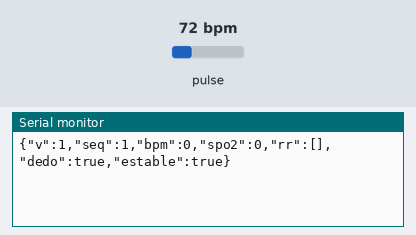
This sketch was run on a simulated ESP32. Shown: the last lines printed to the serial monitor. The test bench sets the inputs (shaded band); at power-on: pulse 72 bpm. Nothing arrives over Bluetooth unless stated.

Above: at 1.5 s.
1.6 s: pulse set to 100 bpm
At 4.5 s:
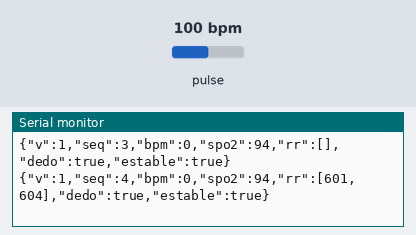
4.6 s: pulse set to 130 bpm
At 8.1 s:
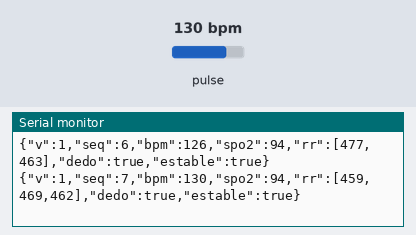
Timing chart, 0 to 9.6 s (numbered marks = the images above; inputs shaded):
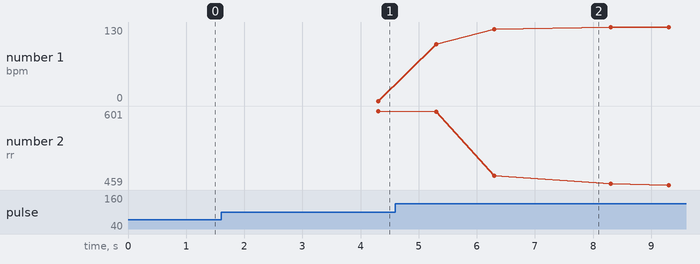

Measured:
- after the input at 1.6 s, the serial monitor: prints a new line after 2.7 s (image 1)
- after the input at 4.6 s, the serial monitor: prints a new line after 0.70 s (image 2)
- plotted number 1: 0 → 130 after the input at 4.6 s
- plotted number 2: 601 → 459 after the input at 4.6 s

The sketch:

TT_Sensor_MiRitmo_v2.ino
```cpp
/*
  Mi Ritmo · Firmware del sensor (ESP32 + MAX30102) · versión 2
  TT 2026-B085 · ESCOM-IPN

  Contrato con la app: SIN CAMBIOS (versión 1). Una línea JSON por segundo:
    {"v":1,"seq":124,"bpm":72,"spo2":97,"rr":[812,830],"dedo":true,"estable":true}

  Cambios respecto a la versión 1:
   1. Se procesan TODAS las muestras del FIFO a 100 Hz. Antes, getIR() y getRed() esperaban
      cada una una muestra nueva: se usaba una de cada dos (50 Hz) y el rojo y el IR venían
      de muestras distintas.
   2. El tiempo de cada latido sale del contador de muestras (10 ms por muestra, con la
      frecuencia real estimada), no de millis() en el momento de procesar.
   3. Detector propio: filtro pasa-banda Butterworth 0.5–5 Hz (dos biquads de orden 2),
      pico sistólico con umbral adaptativo, periodo refractario de 300 ms e interpolación
      parabólica del pico. Sustituye a checkForBeat() de SparkFun, que trunca la señal a
      16 bits, usa el cruce por cero como punto de referencia y descarta los latidos cuya
      amplitud filtrada supera 1000 cuentas.
   4. SpO2 con el cociente de cocientes R = (AC_rojo/DC_rojo) / (AC_IR/DC_IR) y la curva
      de referencia de Maxim. Antes se usaba rojo/IR crudo (solo DC), que no depende de
      la oxigenación. El valor NO está calibrado: se valida contra el oxímetro.
   5. La FC es la mediana de los últimos 5 intervalos RR; se reinicia al quitar el dedo.
   6. MODO_CRUDO = 1 manda por USB cada muestra ("n,ir,rojo") para validar el filtro fuera
      de línea con analiza_crudo.py. Las líneas JSON salen con prefijo "# ". El Bluetooth
      funciona igual en los dos modos.
   7. INVERTIR_CANALES = 1 para módulos con los LED rojo/IR intercambiados (kit 2).
      La captura cruda ya sale con los canales corregidos.
   8. CORRECCION_SPO2: corrección de un punto (−4) obtenida contra un oxímetro comercial.
*/
#include <Wire.h>
#include <MAX30105.h>
#include <math.h>
#include "BluetoothSerial.h"

#if !defined(CONFIG_BT_ENABLED) || !defined(CONFIG_BLUEDROID_ENABLED)
#error Bluetooth clásico no está habilitado. En Arduino IDE: Tools -> seleccionar una placa ESP32 con Bluetooth.
#endif

// ===================== Configuración =====================
#ifndef MODO_CRUDO
#define MODO_CRUDO 0                       // 1 = captura cruda por USB para validar el filtro
#endif
#define NOMBRE_BT  "TT_SENSOR_CLASICO 1"   // igual que en la versión 1 (en el kit 2, su nombre de siempre)

// Algunos módulos MAX30102 genéricos traen los LED rojo e infrarrojo intercambiados.
// Se detecta con la captura cruda: si el canal "rojo" tiene más pulso (AC/DC) que el "IR",
// R sale > 1 y la SpO2 cae al piso. En ese kit se pone 1. Kit 1: 0. Kit 2: 1.
#ifndef INVERTIR_CANALES
#define INVERTIR_CANALES 0
#endif
#define SDA_PIN 32
#define SCL_PIN 33

const long  UMBRAL_DEDO         = 50000;   // IR crudo mínimo para considerar que hay dedo
const long  UMBRAL_VARIACION_IR = 15000;   // salto máximo entre muestras para "estable"
const long  IR_SATURACION       = 260000;  // cerca del tope del ADC de 18 bits (262143)
const long  RR_MIN_MS = 300;
const long  RR_MAX_MS = 2000;
const float REFRACTARIO_MS  = 300.0f;      // tras un latido se ignora este tiempo
const int   CALENTAMIENTO   = 200;         // muestras (2 s) para que el filtro se asiente
const int   SPO2_PISO       = 70;          // límites de lo que se envía (indicador interno)
// Corrección de un punto contra oxímetro de pulso comercial (12/11/2026): 11 pares, 6 personas,
// 2 kits; sesgo de la curva de Maxim = +4.15 puntos (DE 1.21). Válida solo en el rango observado
// (SpO2 del oxímetro 92–96 %). No es una calibración clínica.
const float CORRECCION_SPO2 = 4.0f;
const int   SPO2_TECHO      = 100;

BluetoothSerial SerialBT;
MAX30105 particleSensor;

// ===================== Filtro =====================
// Biquad en forma directa II transpuesta. Coeficientes Butterworth de orden 2 para fs = 100 Hz
// (scipy.signal.butter(2, 0.5, 'high', fs=100) y butter(2, 5, 'low', fs=100)).
struct Biquad {
  float b0, b1, b2, a1, a2, z1, z2;
  float paso(float x) {
    float y = b0 * x + z1;
    z1 = b1 * x - a1 * y + z2;
    z2 = b2 * x - a2 * y;
    return y;
  }
};
const Biquad PASA_ALTAS = {0.9780304792f, -1.9560609584f, 0.9780304792f, -1.9555782403f, 0.9565436765f, 0, 0};
const Biquad PASA_BAJAS = {0.0200833656f,  0.0401667311f, 0.0200833656f, -1.5610180758f, 0.6413515381f, 0, 0};

struct PasaBanda {
  Biquad pa, pb;
  // Arranca en estado estable para una entrada constante x0: sin el escalón enorme de la DC.
  void reinicia(float x0) {
    pa = PASA_ALTAS; pb = PASA_BAJAS;
    pa.z1 = -pa.b0 * x0;
    pa.z2 =  pa.b2 * x0;
  }
  float paso(float x) { return pb.paso(pa.paso(x)); }
};

// ===================== Detector de latidos =====================
struct Detector {
  PasaBanda filtro;
  float  y1, y2, amp;
  double ultimoPico;
  long   n;
  float  ultimaSalida;   // señal filtrada (sin invertir), para el AC de la SpO2

  void reinicia(float x0) {
    filtro.reinicia(x0);
    y1 = y2 = 0; amp = 0; ultimoPico = -1e9; n = 0; ultimaSalida = 0;
  }
  // x: muestra IR cruda; t: instante de esta muestra (ms); dt: ms por muestra.
  // Devuelve el instante del latido (ms) o -1 si no hubo latido.
  double muestra(float x, double t, float dt) {
    float f = filtro.paso(x);
    ultimaSalida = f;
    float y = -f;                         // invertida: la sístole queda como pico hacia arriba
    double t1 = t - dt;                   // instante de la muestra anterior (candidata a pico)
    double latido = -1;
    if (n > CALENTAMIENTO && y1 > y2 && y1 >= y && y1 > 0.5f * amp && (t1 - ultimoPico) > REFRACTARIO_MS) {
      float den = y2 - 2.0f * y1 + y;
      float desp = (den != 0.0f) ? 0.5f * (y2 - y) / den : 0.0f;   // vértice de la parábola
      latido = t1 + desp * dt;
      ultimoPico = latido;
      amp = (amp == 0.0f) ? y1 : 0.8f * amp + 0.2f * y1;
    }
    if (n > CALENTAMIENTO && (t1 - ultimoPico) > 1500.0) amp *= 0.98f;  // sin latidos: baja el umbral
    if (n == CALENTAMIENTO) amp = 0;
    y2 = y1; y1 = y; n++;
    return latido;
  }
};

Detector det;
PasaBanda filtroRojo;

// ===================== Estado =====================
bool   dedoAnterior = false;
double latidoAnterior = -1;            // -1 = no hay latido previo válido
double tMuestra = 0;                   // tiempo de la muestra actual (ms), por contador
float  msPorMuestra = 10.0f;           // se corrige con la frecuencia real medida
unsigned long t0Millis = 0;
unsigned long muestrasDesdeInicio = 0;
long   irAnterior = 0;

const int MAX_RR_POR_SEGUNDO = 10;
long rrDelSegundo[MAX_RR_POR_SEGUNDO];
int  cuentaRr = 0;

const int N_MEDIANA = 5;
long rrRecientes[N_MEDIANA];
int  nRrRecientes = 0, idxRr = 0;

// acumuladores del segundo
int    muestrasTotales = 0, muestrasConDedo = 0, muestrasEstables = 0;
double sumIrDc = 0, sumRojoDc = 0, sumIrAc2 = 0, sumRojoAc2 = 0;
int    muestrasSpo2 = 0;

const int N_R = 4;                     // promedio de R de los últimos 4 segundos
float rHist[N_R];
int   nR = 0, idxR = 0;

unsigned long ultimoEnvioMs = 0;
unsigned long numeroSecuencia = 0;
unsigned long desbordes = 0;           // veces que el búfer de 4 muestras de la librería se llenó

// ===================== Utilidades =====================
int medianaRr() {
  long v[N_MEDIANA];
  for (int i = 0; i < nRrRecientes; i++) v[i] = rrRecientes[i];
  for (int i = 1; i < nRrRecientes; i++) {          // inserción: son 5 valores
    long k = v[i]; int j = i - 1;
    while (j >= 0 && v[j] > k) { v[j + 1] = v[j]; j--; }
    v[j + 1] = k;
  }
  return (int)v[nRrRecientes / 2];
}

void reiniciaTodo() {
  latidoAnterior = -1;
  nRrRecientes = 0; idxRr = 0;
  nR = 0; idxR = 0;
}

// ===================== Procesamiento de una muestra =====================
void procesaMuestra(long ir, long rojo) {
  muestrasTotales++;
  muestrasDesdeInicio++;
  tMuestra += msPorMuestra;

  bool hayDedo = (ir > UMBRAL_DEDO);
  if (hayDedo) muestrasConDedo++;

  if (hayDedo && !dedoAnterior) {        // dedo recién puesto: filtros en estado estable
    det.reinicia((float)ir);
    filtroRojo.reinicia((float)rojo);
    latidoAnterior = -1;
  }
  dedoAnterior = hayDedo;

  if (hayDedo && irAnterior > 0 && labs(ir - irAnterior) < UMBRAL_VARIACION_IR && ir < IR_SATURACION) {
    muestrasEstables++;
  }
  irAnterior = ir;

  if (!hayDedo) return;

  double latido = det.muestra((float)ir, tMuestra, msPorMuestra);
  float acRojo = filtroRojo.paso((float)rojo);

  if (det.n > CALENTAMIENTO) {           // AC y DC para la SpO2, solo con el filtro asentado
    float acIr = det.ultimaSalida;
    sumIrAc2   += (double)acIr * acIr;
    sumRojoAc2 += (double)acRojo * acRojo;
    sumIrDc    += ir;
    sumRojoDc  += rojo;
    muestrasSpo2++;
  }

  if (latido >= 0) {
    if (latidoAnterior >= 0) {
      long rr = lround(latido - latidoAnterior);
      if (rr >= RR_MIN_MS && rr <= RR_MAX_MS) {
        if (cuentaRr < MAX_RR_POR_SEGUNDO) rrDelSegundo[cuentaRr++] = rr;
        rrRecientes[idxRr] = rr;
        idxRr = (idxRr + 1) % N_MEDIANA;
        if (nRrRecientes < N_MEDIANA) nRrRecientes++;
      }
    }
    latidoAnterior = latido;
  }
}

// ===================== Envío =====================
void enviarPaquete(int bpm, int spo2, bool dedo, bool estable) {
  numeroSecuencia++;
  String rrStr = "[";
  for (int i = 0; i < cuentaRr; i++) {
    if (i > 0) rrStr += ",";
    rrStr += String(rrDelSegundo[i]);
  }
  rrStr += "]";

  String linea = "{\"v\":1";
  linea += ",\"seq\":" + String(numeroSecuencia);
  linea += ",\"bpm\":" + String(bpm);
  linea += ",\"spo2\":" + String(spo2);
  linea += ",\"rr\":" + rrStr;
  linea += ",\"dedo\":" + String(dedo ? "true" : "false");
  linea += ",\"estable\":" + String(estable ? "true" : "false");
  linea += "}";

  if (SerialBT.hasClient()) SerialBT.println(linea);
#if MODO_CRUDO
  Serial.print("# ");
  Serial.println(linea);
  Serial.printf("# desbordes=%lu\n", desbordes);
#else
  Serial.println(linea);
#endif
}

void cierraSegundo() {
  bool dedo    = (muestrasTotales > 0) && (muestrasConDedo * 2 > muestrasTotales);
  bool estable = dedo && (muestrasEstables * 2 > muestrasTotales);

  int bpm = 0, spo2 = 0;
  if (dedo) {
    if (nRrRecientes >= 3) bpm = (int)lround(60000.0 / medianaRr());

    if (muestrasSpo2 > 50 && sumIrAc2 > 0 && sumRojoAc2 > 0) {
      double acIr = sqrt(sumIrAc2 / muestrasSpo2),   dcIr = sumIrDc / muestrasSpo2;
      double acRo = sqrt(sumRojoAc2 / muestrasSpo2), dcRo = sumRojoDc / muestrasSpo2;
      float R = (float)((acRo / dcRo) / (acIr / dcIr));
      rHist[idxR] = R; idxR = (idxR + 1) % N_R; if (nR < N_R) nR++;
    }
    if (nR > 0) {
      float r = 0; for (int i = 0; i < nR; i++) r += rHist[i]; r /= nR;
      float s = -45.060f * r * r + 30.354f * r + 94.845f - CORRECCION_SPO2;   // curva de Maxim corregida
      spo2 = (int)lround(s);
      if (spo2 > SPO2_TECHO) spo2 = SPO2_TECHO;
      if (spo2 < SPO2_PISO)  spo2 = SPO2_PISO;
    }
  } else {
    reiniciaTodo();
  }

  enviarPaquete(bpm, spo2, dedo, estable);

  cuentaRr = 0;
  muestrasTotales = muestrasConDedo = muestrasEstables = 0;
  sumIrDc = sumRojoDc = sumIrAc2 = sumRojoAc2 = 0; muestrasSpo2 = 0;
}

// ===================== Arduino =====================
void setup() {
  Serial.begin(115200);
  delay(300);
  SerialBT.begin(NOMBRE_BT);
  Wire.begin(SDA_PIN, SCL_PIN);

  if (!particleSensor.begin(Wire, I2C_SPEED_FAST)) {
    Serial.println("ERROR: no se encontro el MAX30102. Revisa el cableado I2C.");
    while (1) { delay(1000); }
  }
  // LED 0x24 (~7.2 mA), promedio de 4, modo rojo+IR, 400 muestras/s -> 100 Hz efectivos,
  // pulso de 411 us (18 bits), rango del ADC 4096 nA. Igual que la versión 1.
  particleSensor.setup(0x24, 4, 2, 400, 411, 4096);
  particleSensor.setPulseAmplitudeRed(0x24);
  particleSensor.setPulseAmplitudeIR(0x24);
  particleSensor.setPulseAmplitudeGreen(0);
  particleSensor.clearFIFO();

  t0Millis = millis();
  ultimoEnvioMs = t0Millis;
}

void loop() {
  // Leer todo lo que haya en el FIFO. La librería guarda solo 4 muestras: si llegan más de 3
  // entre dos llamadas se pierden. Por eso el loop no debe tener delay().
  uint16_t nuevas = particleSensor.check();
  if (nuevas > 3) desbordes++;
  while (particleSensor.available()) {
#if INVERTIR_CANALES
    long ir   = (long)particleSensor.getFIFORed();
    long rojo = (long)particleSensor.getFIFOIR();
#else
    long rojo = (long)particleSensor.getFIFORed();
    long ir   = (long)particleSensor.getFIFOIR();
#endif
    particleSensor.nextSample();
#if MODO_CRUDO
    Serial.printf("%lu,%ld,%ld\n", muestrasDesdeInicio, ir, rojo);
#endif
    procesaMuestra(ir, rojo);
  }

  unsigned long ahora = millis();
  if (ahora - ultimoEnvioMs >= 1000) {
    ultimoEnvioMs = ahora;
    // Frecuencia real de muestreo (el oscilador del sensor no es exacto), tras 10 s de datos.
    if (muestrasDesdeInicio >= 1000) {
      float est = (float)(ahora - t0Millis) / (float)muestrasDesdeInicio;
      if (est > 9.0f && est < 11.0f) msPorMuestra = est;
    }
    cierraSegundo();
  }
}
```
